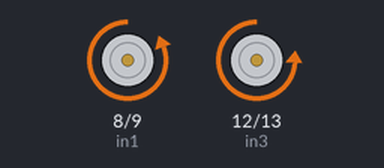
A sketch run on a simulated Arduino Uno, built with avr-gcc and run on an emulated ATmega328P. On the bench: motor-driver pin pairs drawn as motors (green arrow = first pin HIGH = forward, orange = second pin HIGH = backward, longer = more drive, scaled by the enable pin).

Above: at 0.5 s.
Timing chart, 0 to 4.6 s (numbered marks = the images above):
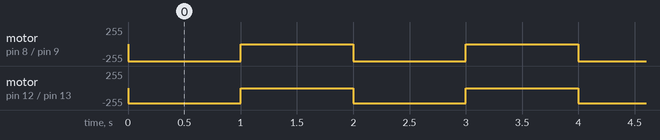

The sketch:

motor_test.ino
```cpp
int enA = 10;
int in1 = 8;
int in2 = 9;

int enB = 11;
int in3 = 12;
int in4 = 13;
void setup()
{
  // put your setup code here, to run once:


pinMode(enA, OUTPUT);
pinMode(in1, OUTPUT);
pinMode(in2, OUTPUT);

pinMode(enB, OUTPUT);
pinMode(in3, OUTPUT);
pinMode(in4, OUTPUT);
}

void LeftMotorForwards()
{
   digitalWrite(in3, LOW);
   digitalWrite(in4, HIGH);
   analogWrite(enB, 230);

}

void LeftMotorBackwards()
{
   //Here, you don't have to connect IN4 because you're only using IN3.

  digitalWrite(in3, HIGH);
  digitalWrite(in4, LOW);
  analogWrite(enB, 200);
}


void RightMotorForwards()
{
 //Here, you don't have to connect IN1 because you're only using IN2.
   digitalWrite(in1, LOW);
   digitalWrite(in2, HIGH);
   analogWrite(enA, 255);

}
void RightMotorBackwards()
{
  digitalWrite(in1, HIGH);
  digitalWrite(in2, LOW);
  analogWrite(enA, 200);
}


void loop()
{
  // put your main code here, to run repeatedly:

LeftMotorForwards();
RightMotorForwards();

delay(1000);
digitalWrite(in1, LOW);
digitalWrite(in2, LOW);
digitalWrite(in3, LOW);
digitalWrite(in4, LOW);
delay(1000);
//note: this doesn't actually work for some reason; the motors keep spinning forwards.
LeftMotorBackwards();
RightMotorBackwards();


}
```

Measured:
- by itself, motor on pin 8 (in1) / pin 9 (in2): alternates backward 255/255 for 1.0 s and stopped for 1.0 s
- by itself, motor on pin 12 (in3) / pin 13 (in4): alternates backward 230/255 for 1.0 s and stopped for 1.0 s
